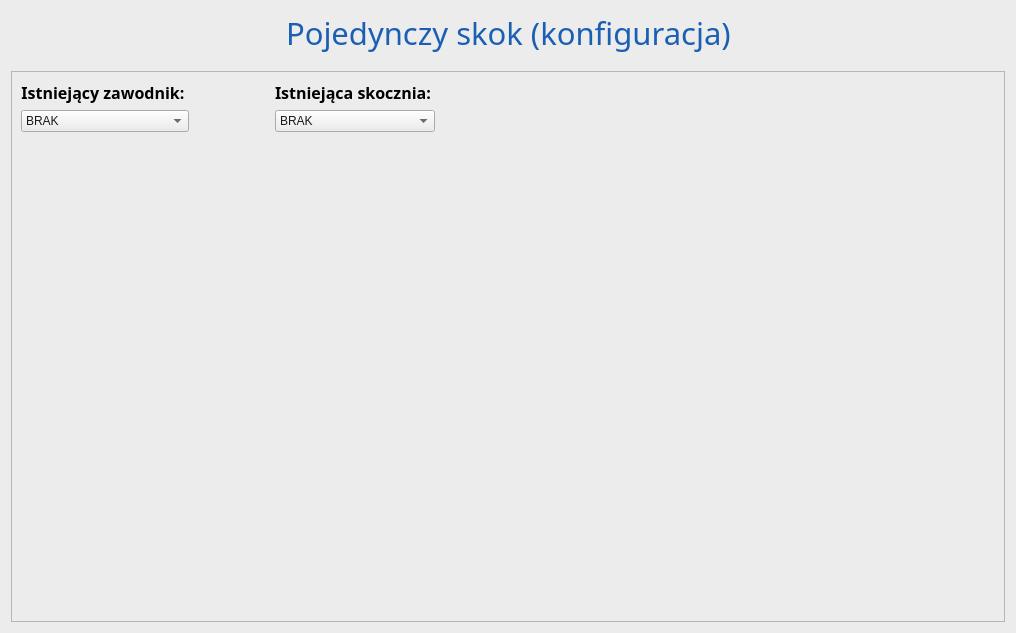
<?xml version="1.0" encoding="UTF-8"?>
<ui version="4.0">
 <class>SingleJumpsConfigWindow</class>
 <widget class="QDialog" name="SingleJumpsConfigWindow">
  <property name="geometry">
   <rect>
    <x>0</x>
    <y>0</y>
    <width>1016</width>
    <height>633</height>
   </rect>
  </property>
  <property name="windowTitle">
   <string>Dialog</string>
  </property>
  <property name="styleSheet">
   <string notr="true">background-color: rgb(236, 236, 236);</string>
  </property>
  <layout class="QVBoxLayout" name="verticalLayout">
   <item>
    <layout class="QHBoxLayout" name="horizontalLayout_title">
     <item>
      <spacer name="horizontalSpacer_titleLeft">
       <property name="orientation">
        <enum>Qt::Horizontal</enum>
       </property>
       <property name="sizeHint" stdset="0">
        <size>
         <width>40</width>
         <height>20</height>
        </size>
       </property>
      </spacer>
     </item>
     <item>
      <widget class="QLabel" name="label_title">
       <property name="font">
        <font>
         <family>Quicksand Medium</family>
         <pointsize>23</pointsize>
         <bold>false</bold>
        </font>
       </property>
       <property name="styleSheet">
        <string notr="true">QLabel{
color: rgb(26, 95, 180);
}</string>
       </property>
       <property name="text">
        <string>Pojedynczy skok (konfiguracja)</string>
       </property>
      </widget>
     </item>
     <item>
      <spacer name="horizontalSpacer_titleRight">
       <property name="orientation">
        <enum>Qt::Horizontal</enum>
       </property>
       <property name="sizeHint" stdset="0">
        <size>
         <width>40</width>
         <height>20</height>
        </size>
       </property>
      </spacer>
     </item>
    </layout>
   </item>
   <item>
    <spacer name="verticalSpacer_3">
     <property name="orientation">
      <enum>Qt::Vertical</enum>
     </property>
     <property name="sizeType">
      <enum>QSizePolicy::Maximum</enum>
     </property>
     <property name="sizeHint" stdset="0">
      <size>
       <width>20</width>
       <height>10</height>
      </size>
     </property>
    </spacer>
   </item>
   <item>
    <widget class="QScrollArea" name="scrollArea">
     <property name="widgetResizable">
      <bool>true</bool>
     </property>
     <widget class="QWidget" name="scrollAreaWidgetContents_2">
      <property name="geometry">
       <rect>
        <x>0</x>
        <y>0</y>
        <width>996</width>
        <height>550</height>
       </rect>
      </property>
      <layout class="QHBoxLayout" name="horizontalLayout_3">
       <item>
        <layout class="QHBoxLayout" name="horizontalLayout_2">
         <item>
          <layout class="QHBoxLayout" name="horizontalLayout">
           <item>
            <layout class="QVBoxLayout" name="verticalLayout_jumper">
             <item>
              <layout class="QVBoxLayout" name="verticalLayout_existingJumper">
               <item>
                <widget class="QLabel" name="label_existingJumper">
                 <property name="font">
                  <font>
                   <family>Quicksand Medium</family>
                   <pointsize>12</pointsize>
                   <bold>true</bold>
                  </font>
                 </property>
                 <property name="styleSheet">
                  <string notr="true">color: rgb(0, 0, 0);</string>
                 </property>
                 <property name="text">
                  <string>Istniejący zawodnik: </string>
                 </property>
                 <property name="alignment">
                  <set>Qt::AlignCenter</set>
                 </property>
                </widget>
               </item>
               <item>
                <widget class="QComboBox" name="comboBox_existingJumper">
                 <property name="font">
                  <font>
                   <pointsize>9</pointsize>
                  </font>
                 </property>
                 <property name="styleSheet">
                  <string notr="true">color: rgb(25, 25, 25);</string>
                 </property>
                 <item>
                  <property name="text">
                   <string>BRAK</string>
                  </property>
                 </item>
                </widget>
               </item>
              </layout>
             </item>
             <item>
              <spacer name="verticalSpacer_2">
               <property name="orientation">
                <enum>Qt::Vertical</enum>
               </property>
               <property name="sizeHint" stdset="0">
                <size>
                 <width>20</width>
                 <height>40</height>
                </size>
               </property>
              </spacer>
             </item>
            </layout>
           </item>
          </layout>
         </item>
         <item>
          <spacer name="horizontalSpacer">
           <property name="orientation">
            <enum>Qt::Horizontal</enum>
           </property>
           <property name="sizeType">
            <enum>QSizePolicy::Maximum</enum>
           </property>
           <property name="sizeHint" stdset="0">
            <size>
             <width>80</width>
             <height>20</height>
            </size>
           </property>
          </spacer>
         </item>
         <item>
          <layout class="QVBoxLayout" name="verticalLayout_hill">
           <item>
            <layout class="QVBoxLayout" name="verticalLayout_existingHill">
             <item>
              <widget class="QLabel" name="label_existingHill">
               <property name="font">
                <font>
                 <family>Quicksand Medium</family>
                 <pointsize>12</pointsize>
                 <bold>true</bold>
                </font>
               </property>
               <property name="styleSheet">
                <string notr="true">color: rgb(0, 0, 0);</string>
               </property>
               <property name="text">
                <string>Istniejąca skocznia: </string>
               </property>
               <property name="alignment">
                <set>Qt::AlignCenter</set>
               </property>
              </widget>
             </item>
             <item>
              <widget class="QComboBox" name="comboBox_existingHill">
               <property name="font">
                <font>
                 <pointsize>9</pointsize>
                </font>
               </property>
               <property name="styleSheet">
                <string notr="true">color: rgb(25, 25, 25);</string>
               </property>
               <item>
                <property name="text">
                 <string>BRAK</string>
                </property>
               </item>
              </widget>
             </item>
            </layout>
           </item>
           <item>
            <spacer name="verticalSpacer">
             <property name="orientation">
              <enum>Qt::Vertical</enum>
             </property>
             <property name="sizeHint" stdset="0">
              <size>
               <width>20</width>
               <height>40</height>
              </size>
             </property>
            </spacer>
           </item>
          </layout>
         </item>
         <item>
          <spacer name="horizontalSpacer_2">
           <property name="orientation">
            <enum>Qt::Horizontal</enum>
           </property>
           <property name="sizeHint" stdset="0">
            <size>
             <width>40</width>
             <height>20</height>
            </size>
           </property>
          </spacer>
         </item>
        </layout>
       </item>
      </layout>
     </widget>
    </widget>
   </item>
  </layout>
 </widget>
 <resources/>
 <connections/>
</ui>
